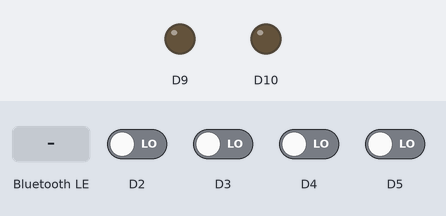
The sketch below on a simulated Arduino Nano 33 IoT. On the bench: output pins drawn as LEDs (lit = HIGH). The inputs (shaded band) are chosen by the test bench; at power-on: D2–5 LOW. Nothing arrives over Bluetooth unless stated; a phone connects over Bluetooth LE 3 s after start.

Above: at 1.2 s.
1.3 s: Bluetooth LE write "correct" received
At 3.6 s:
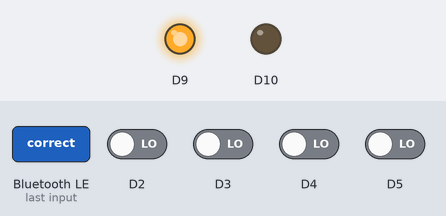
4.3 s: Bluetooth LE write "incorrect" received
At 4.8 s:
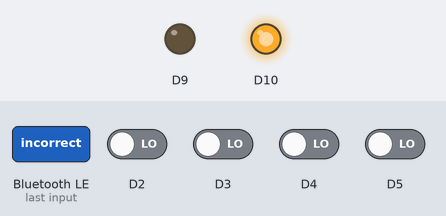
Timing chart, 0 to 7.3 s (numbered marks = the images above; inputs shaded):
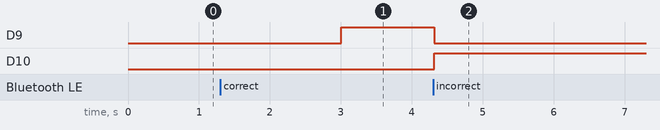

Measured:
- after the input at 1.3 s, D9: LOW → HIGH after 1.7 s
- after the input at 4.3 s, D9: HIGH → LOW at once; D10: LOW → HIGH at once

The sketch:

arduino.ino
```cpp
#include <ArduinoBLE.h>

BLEService service("c0a6acdd-955d-4fff-8e03-0bd30140cdcf");
BLECharCharacteristic characteristic("7057d88f-9765-456f-9352-b8f02d7c6b76", BLENotify | BLERead);

BLEStringCharacteristic ledCharacteristic("c7112802-6856-47c7-82f4-736f828f4f68", BLERead | BLEWrite | BLENotify, 20);

unsigned long timeStamp;

void setup()
{
  Serial.begin(9600);


  service.addCharacteristic(characteristic);
  service.addCharacteristic(ledCharacteristic);

  if (!BLE.begin()) {
    Serial.println("Connect NOW!");

  }

  BLE.setLocalName("Game Controller");
  BLE.setDeviceName("Game Controller");


  BLE.addService(service);

  BLE.setAdvertisedService(service);

  BLE.advertise();


  pinMode(2, INPUT);
  pinMode(3, INPUT);
  pinMode(4, INPUT);
  pinMode(5, INPUT);

  pinMode(9, OUTPUT);
  pinMode(10, OUTPUT);

}

void loop()
{


  if (digitalRead(2) == HIGH) {
    Serial.println("C");


    if (BLE.connected()) {
      characteristic.writeValue('C');
    }
  }
  if (digitalRead(3) == HIGH) {
    Serial.println("B");

    if (BLE.connected()) {
      characteristic.writeValue('B');
    }
  }
  if (digitalRead(4) == HIGH) {
    Serial.println("D");

    if (BLE.connected()) {
      characteristic.writeValue('D');
    }
  }
  if (digitalRead(5) == HIGH) {
    Serial.println("A");

    if (BLE.connected()) {
      characteristic.writeValue('A');
      Serial.println("YESSS");
    }
  }

  if (BLE.connected()) {
    if (ledCharacteristic.written()) {
      if (String(ledCharacteristic.value()) == "correct") {
        digitalWrite(9, HIGH);
        digitalWrite(10, LOW);
      } else if (String(ledCharacteristic.value()) == "incorrect") {
        digitalWrite(9, LOW);
        digitalWrite(10, HIGH);
      } else if (String(ledCharacteristic.value()) == "reset") {
        digitalWrite(9, LOW);
        digitalWrite(10, LOW);
      }
    }
  }


  delay(50);
}
```
